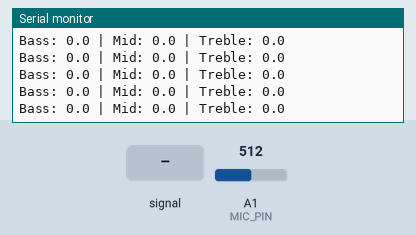
Recording of a sketch running on a simulated Arduino Uno, built with avr-gcc and run on an emulated ATmega328P. Shown: the last lines printed to the serial monitor. The inputs (shaded band) are chosen by the test bench; at power-on: A1 (MIC_PIN) = 512.

Above: at 1.2 s.
1.3 s: A1 (MIC_PIN) fed a 200 Hz sine of ±255 counts around its level
At 2.17 s:
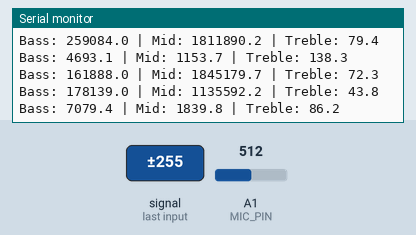
4.3 s: A1 (MIC_PIN) fed a 200 Hz sine of ±81 counts around its level
At 4.53 s:
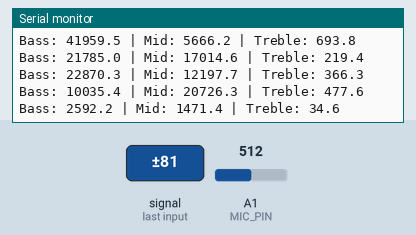
7.3 s: A1 (MIC_PIN) set to 716
At 7.51 s:
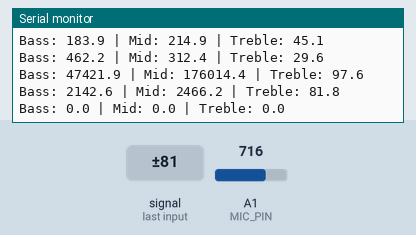
Timing chart, 0 to 10.3 s (numbered marks = the images above; inputs shaded):
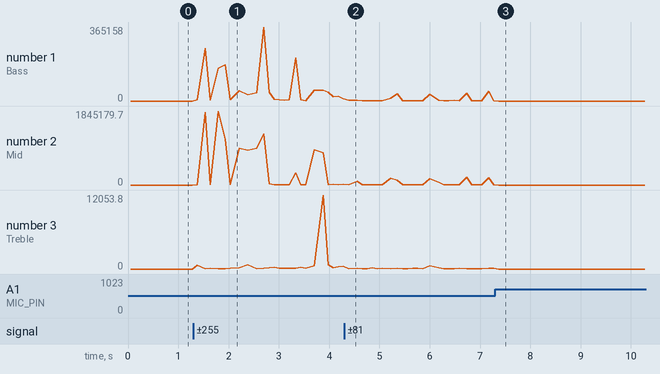

Measured:
- after the input at 1.3 s, the serial monitor: prints a new line after 0.08 s (image 1)
- after the input at 4.3 s, the serial monitor: prints a new line after 0.08 s (image 2)
- plotted number 1: 0 → 10035.4 after the input at 1.3 s, 10035.4 → 2142.6 after the input at 4.3 s
- plotted number 2: 0 → 20726.3 after the input at 1.3 s, 20726.3 → 2466.2 after the input at 4.3 s
- plotted number 3: 0 → 477.6 after the input at 1.3 s, 477.6 → 81.8 after the input at 4.3 s

The sketch:

goertzl_algorithm.ino
```cpp
#include <Arduino.h>
#include <math.h>

#define MIC_PIN A1

#define N   128          // samples per frame
#define FS  8000         // sampling frequency (Hz)

int samples[N];

// ---------- Goertzel Algorithm ----------
float goertzel(int *data, float targetFreq) {
  float s_prev = 0.0;
  float s_prev2 = 0.0;

  float k = round((N * targetFreq) / FS);          // nearest DFT bin
  float omega = (2.0 * PI * k) / N;
  float coeff = 2.0 * cos(omega);

  for (int i = 0; i < N; i++) {
    float s = data[i] + coeff * s_prev - s_prev2;
    s_prev2 = s_prev;
    s_prev  = s;
  }

  return (s_prev2 * s_prev2 +
          s_prev  * s_prev  -
          coeff * s_prev * s_prev2);
}

// ---------- Audio Sampling ----------
void captureSamples() {
  unsigned long period = 1000000UL / FS;

  for (int i = 0; i < N; i++) {
    unsigned long t0 = micros();
    samples[i] = analogRead(MIC_PIN);
    while (micros() - t0 < period);
  }
}

// ---------- DC Offset Removal ----------
void removeDC() {
  long sum = 0;
  for (int i = 0; i < N; i++) sum += samples[i];
  int mean = sum / N;

  for (int i = 0; i < N; i++) samples[i] -= mean;
}

// ---------- Hamming Window ----------
void applyWindow() {
  for (int i = 0; i < N; i++) {
    float w = 0.54 - 0.46 * cos(2 * PI * i / (N - 1));
    samples[i] = samples[i] * w;
  }
}

void setup() {
  Serial.begin(9600);
}

void loop() {

  // 1. Capture audio
  captureSamples();

  // 2. Remove DC bias
  removeDC();

  // 3. Apply window to reduce leakage
  applyWindow();

  // 4. Goertzel frequency bands (VALID for FS=8kHz)
  float bass   = goertzel(samples, 125);   // low bass
  float mid    = goertzel(samples, 1000);  // speech / music mid
  float treble = goertzel(samples, 3000);  // high freq (below Nyquist)

  // 5. Output
  Serial.print("Bass: ");
  Serial.print(bass, 1);
  Serial.print(" | Mid: ");
  Serial.print(mid, 1);
  Serial.print(" | Treble: ");
  Serial.println(treble, 1);

  delay(40);  // ~25 FPS
}
```
